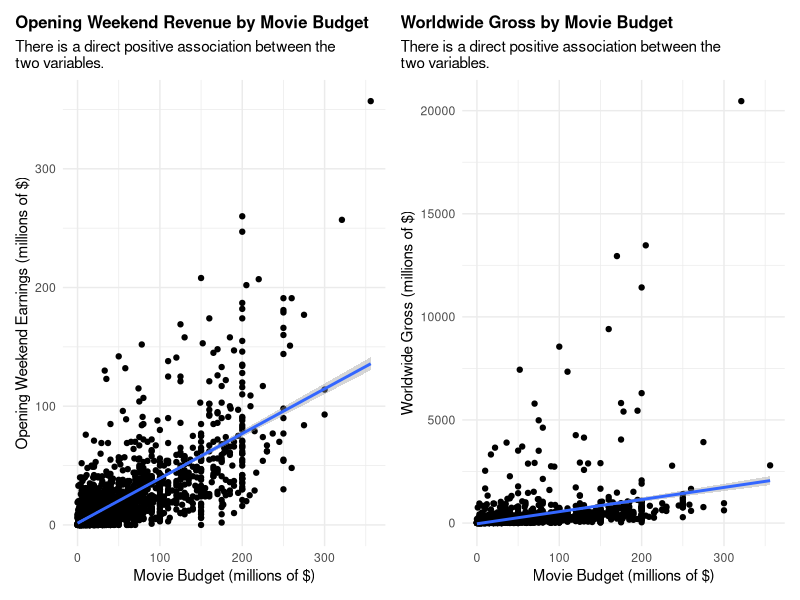
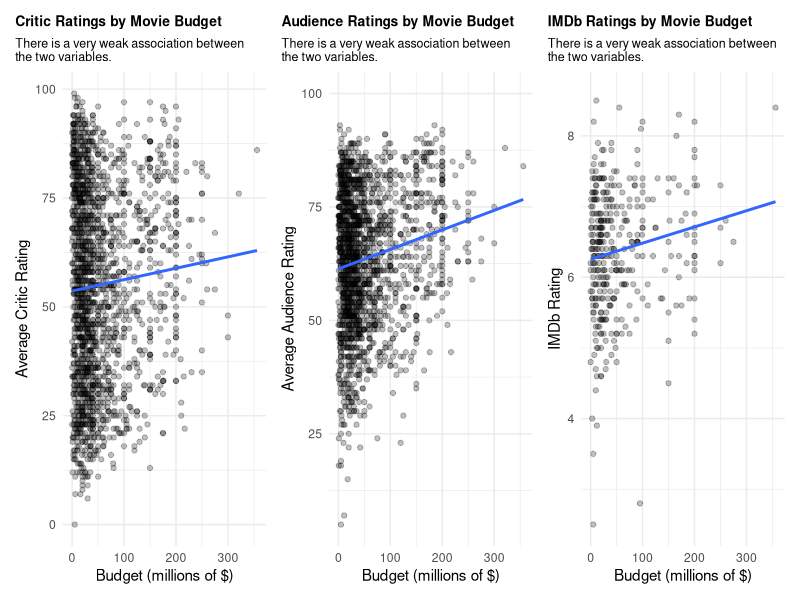

Write the R code that produced these figures, in order. (Note: this script raises an error after producing the figures.)
library(tidyverse)
library(scales)
library(ggrepel)
library(patchwork)

movie_data <- read_csv("data/movie_data.csv")

# Github link:
# https://github.com/stat301-1-2023-fall/final-project-1-celenakim

# Budget recovery: Budget recovered, and during opening weekend alone

## Exploration 1: How do the overall movie budgets change over the years from 2007-2022?
yearly_movie_budget <- movie_data |> 
  group_by(year) |> 
  summarize(mean_movie_budget = round(mean(budget_million, na.rm = TRUE)))  |> 
  arrange(desc(mean_movie_budget)) 

potential_budget_outliers <- yearly_movie_budget |>
  filter(mean_movie_budget == 47 | mean_movie_budget == 49)

budget_yearly <- ggplot(yearly_movie_budget, aes(x = year, y = mean_movie_budget)) +
  geom_line() +
  geom_point() +
  geom_text_repel(data = potential_budget_outliers, 
                  aes(label = "")) +
  geom_label(data = data.frame(label = "2008 Great 
 Recession"),
 aes(x = 2007, 
     y = 39, 
     label = label),
 fill = "gray", 
 alpha = 0.2, 
 hjust = 0, 
 vjust = 0) +
  geom_label(data = data.frame(label = "COVID-19 
 Pandemic"),
 aes(x = 2019, 
     y = 37, 
     label = label),
 fill = "gray", 
 alpha = 0.2, 
 hjust = 0, 
 vjust = 0) +
  geom_point(data = potential_budget_outliers, 
             color = "red") +
  geom_point(
    data = potential_budget_outliers,
    color = "red", 
    size = 3, 
    shape = "circle open") +
  labs(x = "Year", 
       y = "Mean Budget (in millions of $)", 
       title = "Average Movie Budgets for Hollywood Movies from 2007-2022",
       subtitle = "There are significant drops in the years 2008 and 2020.") +
  theme_minimal() +
  theme(plot.title = element_text(face = "bold"),
        plot.title.position = "plot") +
  ylim(0, 70) +
  scale_x_continuous(breaks = seq(min(yearly_movie_budget$year), max(yearly_movie_budget$year), by = 2))



## Exploration 2: What is the correlation between a movie's budget and opening weekend success? Worldwide gross?
budget_opening_wknd <- movie_data |> 
  ggplot(aes(x = budget_million, y = opening_weekend_million)) +
  geom_point() +
  geom_smooth(method = "lm") +
  labs(x = "Movie Budget (millions of $)",
       y = "Opening Weekend Earnings (millions of $)",
       title = "Opening Weekend Revenue by Movie Budget",
       subtitle = "There is a direct positive association between the 
two variables.") +
  theme_minimal() +
  theme(plot.title = element_text(face = "bold", 
                                  size = 12),
        plot.title.position = "plot",
        plot.subtitle = element_text(size = 11))

budget_ww_gross <- movie_data |> 
  ggplot(aes(x = budget_million, y = worldwide_gross_million)) +
  geom_point() +
  geom_smooth(method = "lm") +
  labs(x = "Movie Budget (millions of $)",
       y = "Worldwide Gross (millions of $)",
       title = "Worldwide Gross by Movie Budget",
       subtitle = "There is a direct positive association between the 
two variables.") +
  theme_minimal() +
  theme(plot.title = element_text(face = "bold",
                                  size = 12),
        plot.title.position = "plot",
        plot.subtitle = element_text(size = 11))

budget_opening_wknd + budget_ww_gross



## Exploration 3: Facet by genre
budget_by_genre <- movie_data |> 
  filter(!is.na(budget_million) & 
           !is.na(primary_genre) & 
           primary_genre != "")  |> 
  ggplot(aes(x = reorder(primary_genre, 
                         -budget_million), 
             y = budget_million, 
             fill = primary_genre)) +
  geom_boxplot() +
  labs(title = "Genre-specific Movie Budgets",
       subtitle = "The 'fantasy' genre has the highest average production budget.",
       x = "Genre",
       y = "Average Budget (millions of $)",
       fill = "Primary Genre") +
  theme_minimal() +
  theme(plot.title = element_text(face = "bold"),
        plot.title.position = "plot",
        axis.text.x = element_text(angle = 45, 
                                   hjust = 1),
        legend.position = "none")


## Exploration 4: Facet by script type
budget_by_scripttype <- movie_data |> 
  filter(!is.na(budget_million) & 
           !is.na(script_type) & 
           script_type != "")  |> 
  ggplot(aes(x = reorder(script_type, 
                         -budget_million), 
             y = budget_million, 
             fill = script_type)) +
  geom_boxplot() +
  labs(title = "Movie Budgets by Script Type",
       subtitle = "The 'sequel, adaptation' script type has the highest average production budget.",
       x = "Script Type",
       y = "Average Budget (millions of $)") +
  theme_minimal() +
  theme(plot.title = element_text(face = "bold"),
        plot.title.position = "plot",
        axis.text.x = element_text(angle = 45, 
                                   hjust = 1),
        legend.position = "none")



## Exploration 5: facet by distributor
distr_budget <- movie_data |> 
  filter(!is.na(budget_million) & 
           !is.na(distributor)) |> 
  group_by(distributor) |> 
  summarize(mean_budget = round(mean(budget_million, 
                                     na.rm = TRUE))) |> 
  arrange(desc(mean_budget)) |>  
  slice_head(n = 10) |> 
  ggplot(aes(x = reorder(distributor,
                         -mean_budget),
             y = mean_budget,
             fill = distributor)) +
  geom_bar(stat = "identity") +
  labs(x = "Distributor",
       y = "Average Budget (millions of $)",
       title = "Top 10 Distributors with Highest Average Movie Budgets",
       subtitle = "Walt Disney Studios has the highest average production budget.") +
  theme_minimal() +
  theme(plot.title = element_text(face = "bold"),
        plot.title.position = "plot",
        axis.text.x = element_text(angle = 45, 
                                   hjust = 1,
                                   size = 7),
        legend.position = "none")



## Exploration 6: budget vs. oscar wins
budget_oscars <- movie_data |> 
  filter(!is.na(oscar_winners)) |> 
  ggplot(aes(x = budget_million, y = oscar_winners)) +
  geom_boxplot() +
  labs(title = "Distribution of Movie Budget for Oscar-winning Movies and Movies with 
0 Oscar Wins",
       subtitle = "Oscar-winning movies have a lower average budget.",
       x = "Production Budget (millions of $)",
       y = "Oscar Winner") +
  theme_minimal() +
  theme(plot.title = element_text(face = "bold"),
        plot.title.position = "plot")



## Exploration 7: Relationship between budget and avg critic & audience ratings, IMDb
budget_critic <- movie_data |> 
  ggplot(aes(x = budget_million, y = average_critics)) +
  geom_point(alpha = 0.25) +
  geom_smooth(method = "lm",
              se = FALSE) +
  labs(x = "Budget (millions of $)",
       y = "Average Critic Rating",
       title = "Critic Ratings by Movie Budget",
       subtitle = "There is a very weak association between 
the two variables.") +
  theme_minimal() +
  theme(plot.title = element_text(face = "bold",
                                  size = 10),
        plot.title.position = "plot",
        plot.subtitle = element_text(size = 9))

budget_audience <- movie_data |> 
  ggplot(aes(x = budget_million, y = average_audience)) +
  geom_point(alpha = 0.25) +
  geom_smooth(method = "lm",
              se = FALSE) +
  labs(x = "Budget (millions of $)",
       y = "Average Audience Rating",
       title = "Audience Ratings by Movie Budget",
       subtitle = "There is a very weak association between 
the two variables.") +
  theme_minimal() +
  theme(plot.title = element_text(face = "bold",
                                  size = 10),
        plot.title.position = "plot",
        plot.subtitle = element_text(size = 9))

budget_imdb <- movie_data |> 
  ggplot(aes(x = budget_million, y = im_db_rating)) +
  geom_point(alpha = 0.25) +
  geom_smooth(method = "lm",
              se = FALSE) +
  labs(x = "Budget (millions of $)",
       y = "IMDb Rating",
       title = "IMDb Ratings by Movie Budget",
       subtitle = "There is a very weak association between 
the two variables.") +
  theme_minimal() +
  theme(plot.title = element_text(face = "bold",
                                  size = 10),
        plot.title.position = "plot",
        plot.subtitle = element_text(size = 9))

budget_critic + budget_audience + budget_imdb





## EXTRA EXPLORATIONS:

## What is the correlation between a movie's opening weekend revenue and its budget recovered during opening weekend?
budget_rcvry_opening_wknd <- movie_data |> 
  mutate(budget_recovered_millions = round(budget_million * (budget_recovered / 100))) |> 
  ggplot(aes(x = opening_weekend_million, y = budget_recovered_millions)) +
  geom_point() +
  geom_smooth(method = "lm") +
  labs(x = "Opening Weekend Earnings (millions of $)",
       y = "Budget Recovery Earnings (millions of $)",
       title = "Opening Weekend Earnings by Budget Recovery",
       subtitle = "There is an overall strong positive association between the two variables.") +
  theme_minimal() +
  theme(plot.title = element_text(face = "bold"),
        plot.title.position = "plot")
